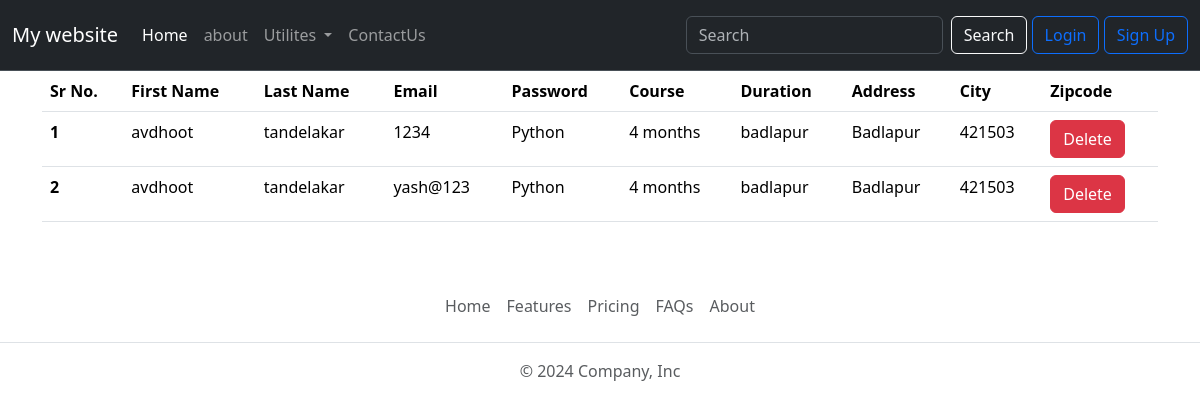
/viewreceipt/, run on the app's committed database.
### mob/models.py (models this page shows)
class Receipt(models.Model):
        Fname=models.CharField(max_length=100,null=True)
        Lname=models.CharField(max_length=100,null=True)
        Email=models.CharField(max_length=100,null=True)
        Password=models.CharField(max_length=100,null=True)
        Course=models.CharField(max_length=100,null=True)
        Duration=models.CharField(max_length=100,null=True)
        Address=models.CharField(max_length=100,null=True)
        City=models.CharField(max_length=100,null=True)
        Zipcode=models.CharField(max_length=100,null=True)
        user=models.ForeignKey(User,related_name="receipt", on_delete=models.DO_NOTHING)
        def __str__(self):
                return self.Fname

### mob/views.py (the view)
# urls.py: path("viewreceipt/",viewreceipt,name="viewrec"),
def viewreceipt(request):
    receipt=Receipt.objects.all()
    context={'receipt':receipt}
    print(receipt)
    return render(request,'viewrec.html',context)

### template/viewrec.html
{% extends "base.html" %}
{% block content %}
<div class="container">
    <table class="table">
        <thead>
            <tr>
                <th scope="col">Sr No.</th>
                <th scope="col">First Name</th>
                <th scope="col">Last Name</th>
                <th scope="col">Email</th>
                <th scope="col">Password</th>
                <th scope="col">Course</th>
                <th scope="col">Duration</th>
                <th scope="col">Address</th>
                <th scope="col">City</th>
                <th scope="col">Zipcode</th>
            </tr>
        </thead>
        <tbody>
            {% for i in receipt %}
            <tr>
                <th scope="row">{{forloop.counter}}</th>
                <td>{{i.Fname}}</td>
                <td>{{i.Lname}}</td>
                <td>{{i.Password}}</td>
                <td>{{i.Course}}</td>
                <td>{{i.Duration}}</td>
                <td>{{i.Address}}</td>
                <td>{{i.City}}</td>
                <td>{{i.Zipcode}}</td>
                <td><a class="btn btn-danger" href="{% url 'deletereceipt' i.id %}">Delete</a></td>
            </tr>
            {% endfor %}
        </tbody>
    </table>
</div>
{% endblock content %}

### template/base.html (shortened to what this page needs)
<!DOCTYPE html>
<html lang="en">
<head>
    <link href="https://cdn.jsdelivr.net/npm/bootstrap@5.3.3/dist/css/bootstrap.min.css" rel="stylesheet">
</head>
<body>
    <nav class="navbar navbar-expand-lg navbar bg-dark border-bottom border-body" data-bs-theme="dark">
        <div class="container-fluid">
            <a class="navbar-brand" href="/home.html">My website</a>
            <div class="collapse navbar-collapse" id="navbarSupportedContent">
                <ul class="navbar-nav me-auto mb-2 mb-lg-0">
                    <li class="nav-item">
                        <a class="nav-link active" aria-current="page" href="/home.html">Home</a>
                    </li>
                    <li class="nav-item">
                        <a class="nav-link" href="/about.html">about</a>
                    </li>
                    <li class="nav-item dropdown">
                        <a class="nav-link dropdown-toggle" href="#" role="button" data-bs-toggle="dropdown"
                            aria-expanded="false">
                            Utilites
                        </a>
                    </li>
                    <li class="nav-item">
                        <a class="nav-link" href="#">ContactUs</a>
                    </li>
                </ul>
                <form class="d-flex" role="search">
                    <input class="form-control me-2" type="search" placeholder="Search" aria-label="Search">
                </form>
                <div class="gap-3 my-2">
                    <button class="btn btn-outline-light" type="submit">Search</button>
                    <a class="btn btn-outline-primary" href="{% url 'login' %}" role="button">Login</a>
                    <a class="btn btn-outline-primary" href="{% url 'signup' %}" role="button">Sign Up</a>
                </div>
            </div>
        </div>
    </nav>
    {% block content %}{% endblock content %}
    <footer class="py-3 my-5">
        <ul class="nav justify-content-center border-bottom pb-3 mb-3">
          <li class="nav-item"><a href="#" class="nav-link px-2 text-body-secondary">Home</a></li>
          <li class="nav-item"><a href="#" class="nav-link px-2 text-body-secondary">Features</a></li>
          <li class="nav-item"><a href="#" class="nav-link px-2 text-body-secondary">Pricing</a></li>
          <li class="nav-item"><a href="#" class="nav-link px-2 text-body-secondary">FAQs</a></li>
          <li class="nav-item"><a href="#" class="nav-link px-2 text-body-secondary">About</a></li>
        </ul>
        <p class="text-center text-body-secondary">© 2024 Company, Inc</p>
      </footer>
</body>
</html>

### data on the page
Receipt: Fname "avdhoot", Lname "tandelakar", Password "1234", Course "Python", Duration "4 months", Address "badlapur", City "Badlapur", Zipcode "421503"
Receipt: Fname "avdhoot", Lname "tandelakar", Password "yash@123", Course "Python", Duration "4 months", Address "badlapur", City "Badlapur", Zipcode "421503"
